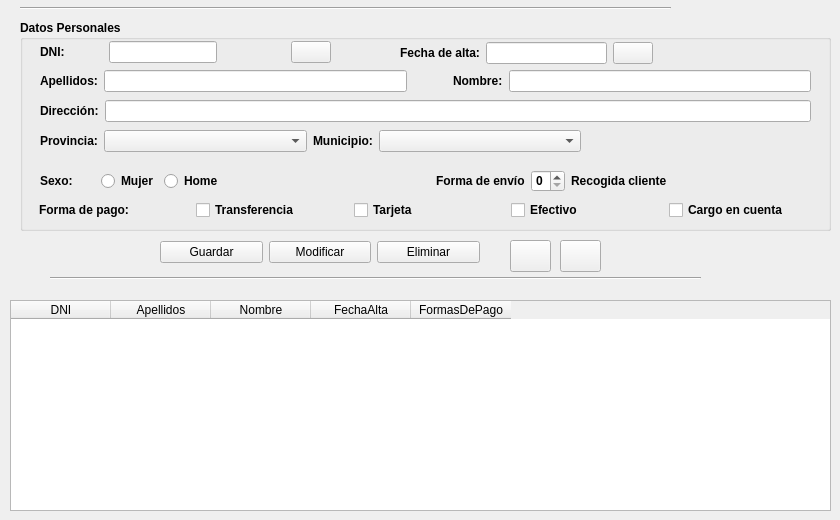
    <widget class="QWidget" name="tab">
     <attribute name="title">
      <string>Clientes</string>
     </attribute>
     <widget class="Line" name="line">
      <property name="geometry">
       <rect>
        <x>50</x>
        <y>270</y>
        <width>651</width>
        <height>16</height>
       </rect>
      </property>
      <property name="orientation">
       <enum>Qt::Horizontal</enum>
      </property>
     </widget>
     <widget class="QGroupBox" name="groupBox">
      <property name="geometry">
       <rect>
        <x>20</x>
        <y>20</y>
        <width>811</width>
        <height>211</height>
       </rect>
      </property>
      <property name="font">
       <font>
        <weight>75</weight>
        <bold>true</bold>
       </font>
      </property>
      <property name="title">
       <string>Datos Personales</string>
      </property>
      <widget class="QWidget" name="layoutWidget">
       <property name="geometry">
        <rect>
         <x>19</x>
         <y>179</y>
         <width>781</width>
         <height>22</height>
        </rect>
       </property>
       <layout class="QHBoxLayout" name="horizontalLayout">
        <item>
         <widget class="QLabel" name="lblPago">
          <property name="sizePolicy">
           <sizepolicy hsizetype="Expanding" vsizetype="Preferred">
            <horstretch>0</horstretch>
            <verstretch>0</verstretch>
           </sizepolicy>
          </property>
          <property name="font">
           <font>
            <weight>75</weight>
            <bold>true</bold>
           </font>
          </property>
          <property name="text">
           <string>Forma de pago:</string>
          </property>
         </widget>
        </item>
        <item>
         <widget class="QCheckBox" name="chkTrans">
          <property name="sizePolicy">
           <sizepolicy hsizetype="Expanding" vsizetype="Fixed">
            <horstretch>0</horstretch>
            <verstretch>0</verstretch>
           </sizepolicy>
          </property>
          <property name="text">
           <string>Transferencia</string>
          </property>
          <attribute name="buttonGroup">
           <string notr="true">chGroupPago</string>
          </attribute>
         </widget>
        </item>
        <item>
         <widget class="QCheckBox" name="chkTarjeta">
          <property name="sizePolicy">
           <sizepolicy hsizetype="Expanding" vsizetype="Fixed">
            <horstretch>0</horstretch>
            <verstretch>0</verstretch>
           </sizepolicy>
          </property>
          <property name="text">
           <string>Tarjeta</string>
          </property>
          <attribute name="buttonGroup">
           <string notr="true">chGroupPago</string>
          </attribute>
         </widget>
        </item>
        <item>
         <widget class="QCheckBox" name="chkEfectivo">
          <property name="sizePolicy">
           <sizepolicy hsizetype="Expanding" vsizetype="Fixed">
            <horstretch>0</horstretch>
            <verstretch>0</verstretch>
           </sizepolicy>
          </property>
          <property name="text">
           <string>Efectivo</string>
          </property>
          <attribute name="buttonGroup">
           <string notr="true">chGroupPago</string>
          </attribute>
         </widget>
        </item>
        <item>
         <widget class="QCheckBox" name="chkCargoCuenta">
          <property name="sizePolicy">
           <sizepolicy hsizetype="Expanding" vsizetype="Fixed">
            <horstretch>0</horstretch>
            <verstretch>0</verstretch>
           </sizepolicy>
          </property>
          <property name="text">
           <string>Cargo en cuenta</string>
          </property>
          <attribute name="buttonGroup">
           <string notr="true">chGroupPago</string>
          </attribute>
         </widget>
        </item>
       </layout>
      </widget>
      <widget class="QWidget" name="layoutWidget">
       <property name="geometry">
        <rect>
         <x>20</x>
         <y>19</y>
         <width>291</width>
         <height>26</height>
        </rect>
       </property>
       <layout class="QHBoxLayout" name="horizontalLayout_3">
        <item>
         <widget class="QLabel" name="lblndi">
          <property name="sizePolicy">
           <sizepolicy hsizetype="Expanding" vsizetype="Preferred">
            <horstretch>0</horstretch>
            <verstretch>0</verstretch>
           </sizepolicy>
          </property>
          <property name="font">
           <font>
            <weight>75</weight>
            <bold>true</bold>
           </font>
          </property>
          <property name="text">
           <string>DNI:</string>
          </property>
         </widget>
        </item>
        <item>
         <widget class="QLineEdit" name="txtdni">
          <property name="font">
           <font>
            <weight>50</weight>
            <bold>false</bold>
           </font>
          </property>
         </widget>
        </item>
        <item>
         <widget class="QLabel" name="lblvalidodni">
          <property name="sizePolicy">
           <sizepolicy hsizetype="Expanding" vsizetype="Preferred">
            <horstretch>0</horstretch>
            <verstretch>0</verstretch>
           </sizepolicy>
          </property>
          <property name="minimumSize">
           <size>
            <width>5</width>
            <height>0</height>
           </size>
          </property>
          <property name="text">
           <string/>
          </property>
         </widget>
        </item>
        <item>
         <widget class="QPushButton" name="btnLimpiaForm">
          <property name="toolTip">
           <string>Limpiar campos</string>
          </property>
          <property name="text">
           <string/>
          </property>
          <property name="icon">
           <iconset resource="img/limpiar.qrc">
            <normaloff>:/newPrefix/reload.png</normaloff>:/newPrefix/reload.png</iconset>
          </property>
         </widget>
        </item>
       </layout>
      </widget>
      <widget class="QWidget" name="layoutWidget">
       <property name="geometry">
        <rect>
         <x>380</x>
         <y>20</y>
         <width>253</width>
         <height>26</height>
        </rect>
       </property>
       <layout class="QHBoxLayout" name="horizontalLayout_4">
        <item>
         <widget class="QLabel" name="lblAlta">
          <property name="font">
           <font>
            <weight>75</weight>
            <bold>true</bold>
           </font>
          </property>
          <property name="text">
           <string>Fecha de alta:</string>
          </property>
         </widget>
        </item>
        <item>
         <widget class="QLineEdit" name="txtAlta">
          <property name="font">
           <font>
            <weight>50</weight>
            <bold>false</bold>
           </font>
          </property>
          <property name="alignment">
           <set>Qt::AlignRight|Qt::AlignTrailing|Qt::AlignVCenter</set>
          </property>
         </widget>
        </item>
        <item>
         <widget class="QPushButton" name="btnCalendar">
          <property name="toolTip">
           <string>Seleccionar fecha</string>
          </property>
          <property name="text">
           <string/>
          </property>
          <property name="icon">
           <iconset resource="img/calendario.qrc">
            <normaloff>:/newPrefix/calendario.png</normaloff>:/newPrefix/calendario.png</iconset>
          </property>
         </widget>
        </item>
       </layout>
      </widget>
      <widget class="QWidget" name="layoutWidget">
       <property name="geometry">
        <rect>
         <x>20</x>
         <y>50</y>
         <width>771</width>
         <height>22</height>
        </rect>
       </property>
       <layout class="QHBoxLayout" name="horizontalLayout_5">
        <item>
         <widget class="QLabel" name="lblApe">
          <property name="sizePolicy">
           <sizepolicy hsizetype="Preferred" vsizetype="Preferred">
            <horstretch>0</horstretch>
            <verstretch>0</verstretch>
           </sizepolicy>
          </property>
          <property name="font">
           <font>
            <weight>75</weight>
            <bold>true</bold>
           </font>
          </property>
          <property name="text">
           <string>Apellidos:</string>
          </property>
         </widget>
        </item>
        <item>
         <widget class="QLineEdit" name="txtApe">
          <property name="sizePolicy">
           <sizepolicy hsizetype="Expanding" vsizetype="Fixed">
            <horstretch>0</horstretch>
            <verstretch>0</verstretch>
           </sizepolicy>
          </property>
          <property name="font">
           <font>
            <weight>50</weight>
            <bold>false</bold>
           </font>
          </property>
         </widget>
        </item>
        <item>
         <spacer name="horizontalSpacer_3">
          <property name="orientation">
           <enum>Qt::Horizontal</enum>
          </property>
          <property name="sizeType">
           <enum>QSizePolicy::Preferred</enum>
          </property>
          <property name="sizeHint" stdset="0">
           <size>
            <width>40</width>
            <height>20</height>
           </size>
          </property>
         </spacer>
        </item>
        <item>
         <widget class="QLabel" name="lblNome">
          <property name="sizePolicy">
           <sizepolicy hsizetype="Preferred" vsizetype="Preferred">
            <horstretch>0</horstretch>
            <verstretch>0</verstretch>
           </sizepolicy>
          </property>
          <property name="font">
           <font>
            <weight>75</weight>
            <bold>true</bold>
           </font>
          </property>
          <property name="text">
           <string>Nombre:</string>
          </property>
         </widget>
        </item>
        <item>
         <widget class="QLineEdit" name="txtNome">
          <property name="sizePolicy">
           <sizepolicy hsizetype="Expanding" vsizetype="Fixed">
            <horstretch>0</horstretch>
            <verstretch>0</verstretch>
           </sizepolicy>
          </property>
          <property name="font">
           <font>
            <weight>50</weight>
            <bold>false</bold>
           </font>
          </property>
         </widget>
        </item>
       </layout>
      </widget>
      <widget class="QWidget" name="layoutWidget">
       <property name="geometry">
        <rect>
         <x>20</x>
         <y>80</y>
         <width>771</width>
         <height>22</height>
        </rect>
       </property>
       <layout class="QHBoxLayout" name="horizontalLayout_6">
        <item>
         <widget class="QLabel" name="lblDir">
          <property name="font">
           <font>
            <weight>75</weight>
            <bold>true</bold>
           </font>
          </property>
          <property name="text">
           <string>Dirección:</string>
          </property>
         </widget>
        </item>
        <item>
         <widget class="QLineEdit" name="txtDir">
          <property name="font">
           <font>
            <weight>50</weight>
            <bold>false</bold>
           </font>
          </property>
         </widget>
        </item>
       </layout>
      </widget>
      <widget class="QWidget" name="layoutWidget">
       <property name="geometry">
        <rect>
         <x>20</x>
         <y>110</y>
         <width>541</width>
         <height>22</height>
        </rect>
       </property>
       <layout class="QHBoxLayout" name="horizontalLayout_7">
        <item>
         <widget class="QLabel" name="lblPro">
          <property name="font">
           <font>
            <weight>75</weight>
            <bold>true</bold>
           </font>
          </property>
          <property name="text">
           <string>Provincia:</string>
          </property>
         </widget>
        </item>
        <item>
         <widget class="QComboBox" name="cmbProv">
          <property name="sizePolicy">
           <sizepolicy hsizetype="Expanding" vsizetype="Fixed">
            <horstretch>0</horstretch>
            <verstretch>0</verstretch>
           </sizepolicy>
          </property>
         </widget>
        </item>
        <item>
         <widget class="QLabel" name="lblMuni">
          <property name="font">
           <font>
            <weight>75</weight>
            <bold>true</bold>
           </font>
          </property>
          <property name="text">
           <string>Municipio:</string>
          </property>
         </widget>
        </item>
        <item>
         <widget class="QComboBox" name="cmbMuni">
          <property name="sizePolicy">
           <sizepolicy hsizetype="Expanding" vsizetype="Fixed">
            <horstretch>0</horstretch>
            <verstretch>0</verstretch>
           </sizepolicy>
          </property>
         </widget>
        </item>
       </layout>
      </widget>
      <widget class="QWidget" name="layoutWidget">
       <property name="geometry">
        <rect>
         <x>20</x>
         <y>150</y>
         <width>781</width>
         <height>22</height>
        </rect>
       </property>
       <layout class="QHBoxLayout" name="horizontalLayout_8">
        <item>
         <widget class="QLabel" name="label">
          <property name="sizePolicy">
           <sizepolicy hsizetype="Preferred" vsizetype="Preferred">
            <horstretch>0</horstretch>
            <verstretch>0</verstretch>
           </sizepolicy>
          </property>
          <property name="minimumSize">
           <size>
            <width>55</width>
            <height>0</height>
           </size>
          </property>
          <property name="font">
           <font>
            <weight>75</weight>
            <bold>true</bold>
           </font>
          </property>
          <property name="text">
           <string>Sexo:</string>
          </property>
         </widget>
        </item>
        <item>
         <widget class="QRadioButton" name="rbtMujer">
          <property name="text">
           <string>Mujer</string>
          </property>
          <attribute name="buttonGroup">
           <string notr="true">rbtGroupSex</string>
          </attribute>
         </widget>
        </item>
        <item>
         <widget class="QRadioButton" name="rbtHome">
          <property name="text">
           <string>Home</string>
          </property>
          <attribute name="buttonGroup">
           <string notr="true">rbtGroupSex</string>
          </attribute>
         </widget>
        </item>
        <item>
         <spacer name="horizontalSpacer">
          <property name="orientation">
           <enum>Qt::Horizontal</enum>
          </property>
          <property name="sizeHint" stdset="0">
           <size>
            <width>40</width>
            <height>20</height>
           </size>
          </property>
         </spacer>
        </item>
        <item>
         <widget class="QLabel" name="lblSpin">
          <property name="text">
           <string>Forma de envío</string>
          </property>
         </widget>
        </item>
        <item>
         <widget class="QSpinBox" name="spinEnvio">
          <property name="maximum">
           <number>3</number>
          </property>
         </widget>
        </item>
        <item>
         <widget class="QLabel" name="lblEnvio">
          <property name="minimumSize">
           <size>
            <width>250</width>
            <height>0</height>
           </size>
          </property>
          <property name="text">
           <string>Recogida cliente</string>
          </property>
         </widget>
        </item>
       </layout>
      </widget>
     </widget>
     <widget class="Line" name="line_2">
      <property name="geometry">
       <rect>
        <x>20</x>
        <y>0</y>
        <width>651</width>
        <height>16</height>
       </rect>
      </property>
      <property name="orientation">
       <enum>Qt::Horizontal</enum>
      </property>
     </widget>
     <widget class="QWidget" name="layoutWidget">
      <property name="geometry">
       <rect>
        <x>160</x>
        <y>240</y>
        <width>320</width>
        <height>25</height>
       </rect>
      </property>
      <layout class="QHBoxLayout" name="horizontalLayout_2">
       <item>
        <widget class="QPushButton" name="btnGrabaCli">
         <property name="text">
          <string>Guardar</string>
         </property>
        </widget>
       </item>
       <item>
        <widget class="QPushButton" name="btnMod">
         <property name="text">
          <string>Modificar</string>
         </property>
        </widget>
       </item>
       <item>
        <widget class="QPushButton" name="btnBaja">
         <property name="text">
          <string>Eliminar</string>
         </property>
        </widget>
       </item>
      </layout>
     </widget>
     <widget class="QTableWidget" name="tabCliente">
      <property name="geometry">
       <rect>
        <x>10</x>
        <y>300</y>
        <width>821</width>
        <height>211</height>
       </rect>
      </property>
      <column>
       <property name="text">
        <string>DNI</string>
       </property>
      </column>
      <column>
       <property name="text">
        <string>Apellidos</string>
       </property>
      </column>
      <column>
       <property name="text">
        <string>Nombre</string>
       </property>
      </column>
      <column>
       <property name="text">
        <string>FechaAlta</string>
       </property>
      </column>
      <column>
       <property name="text">
        <string>FormasDePago</string>
       </property>
      </column>
     </widget>
     <widget class="QPushButton" name="btnReportCli">
      <property name="geometry">
       <rect>
        <x>510</x>
        <y>240</y>
        <width>41</width>
        <height>32</height>
       </rect>
      </property>
      <property name="minimumSize">
       <size>
        <width>32</width>
        <height>32</height>
       </size>
      </property>
      <property name="toolTip">
       <string>Imprimir lista clientes</string>
      </property>
      <property name="text">
       <string/>
      </property>
      <property name="icon">
       <iconset resource="img/imprimir.qrc">
        <normaloff>:/newPrefix/print.png</normaloff>:/newPrefix/print.png</iconset>
      </property>
      <property name="iconSize">
       <size>
        <width>28</width>
        <height>28</height>
       </size>
      </property>
     </widget>
     <widget class="QPushButton" name="btnPdfCli">
      <property name="geometry">
       <rect>
        <x>560</x>
        <y>240</y>
        <width>41</width>
        <height>32</height>
       </rect>
      </property>
      <property name="minimumSize">
       <size>
        <width>32</width>
        <height>32</height>
       </size>
      </property>
      <property name="toolTip">
       <string>PDF lista clientes</string>
      </property>
      <property name="text">
       <string/>
      </property>
      <property name="icon">
       <iconset resource="img/ojo.qrc">
        <normaloff>:/newPrefix/ojo.png</normaloff>:/newPrefix/ojo.png</iconset>
      </property>
      <property name="iconSize">
       <size>
        <width>28</width>
        <height>28</height>
       </size>
      </property>
     </widget>
    </widget>
